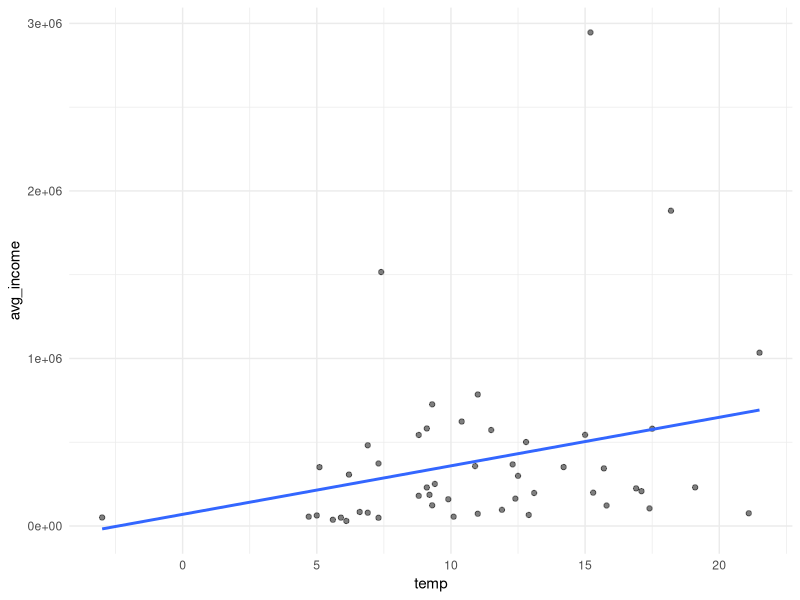

Write R code to recreate this figure.
## ---- chunk 1
library(tidyverse)
library(knitr)
opts_chunk$set(warning = FALSE, message = FALSE)
## ---- chunk 2
# load data sets
income <- read_csv('bea_download.csv')
state_temps <- read_csv('statetemps.csv')
## ---- chunk 3
# tidy data to only include variables that will be used
income <- income %>% select(GeoName,
                            `2021:Q4`)

# rename columns in <income>
income <- income %>%
  rename(
    State = GeoName,
    avg_income = `2021:Q4`
  )
## ---- chunk 4
# left merge
state_temps_income <- merge(x = income, y = state_temps, by = "State")
## ---- chunk 5
state_temps_income <- state_temps_income %>% 
  select(State,
         avg_income,
         `Avg C`) %>% 
  rename(state = State,
         temp = `Avg C`)
## ---- chunk 6
state_temps_income %>%
  ggplot(aes(x = temp, y = avg_income)) +
  geom_point(alpha = 0.5) + 
  geom_smooth(method = 'lm', se = FALSE) +
  theme_minimal()
## ---- chunk 7
model1 <- lm(avg_income ~ temp, data = state_temps_income)
summary(model1)$coefficients
cor(x = state_temps_income$temp, y = state_temps_income$avg_income)
summary(model1)$r.squared
